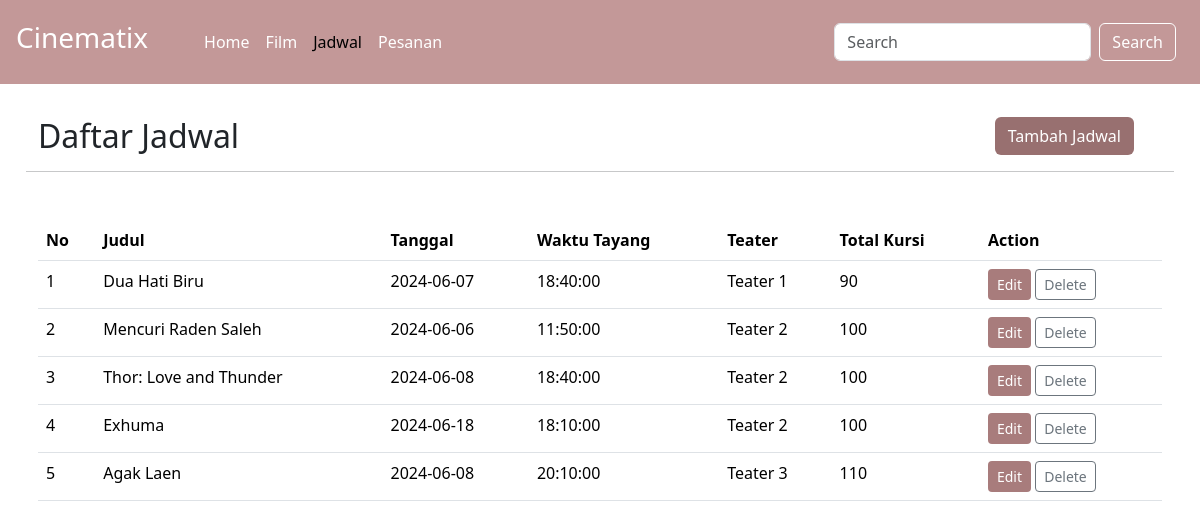
Page /tabel-jadwal.php on the committed database.
### tables this page shows
CREATE TABLE `jadwal` (
  `id_jadwal` int(11) NOT NULL,
  `id_film` int(11) DEFAULT NULL,
  `id_teater` int(11) DEFAULT NULL,
  `tanggal_tayang` date DEFAULT NULL,
  `waktu_tayang` time DEFAULT NULL,
  `kursi_tersedia` int(11) DEFAULT NULL
);

CREATE TABLE `film` (
  `id_film` int(11) NOT NULL,
  `judul` varchar(100) NOT NULL,
  `genre` varchar(50) DEFAULT NULL,
  `durasi` varchar(50) DEFAULT NULL,
  `sinopsis` text DEFAULT NULL,
  `poster` varchar(255) DEFAULT NULL
);

CREATE TABLE `teater` (
  `id_teater` int(11) NOT NULL,
  `nama` varchar(100) NOT NULL,
  `total_kursi` int(11) NOT NULL
);

### tabel-jadwal.php (the view, shortened to what this page needs)
<?php
include 'session/koneksi.php';
$query_mysql = mysqli_query($mysqli, "
    SELECT jadwal.*, film.judul, teater.nama, teater.total_kursi
    FROM jadwal
    JOIN film ON jadwal.id_film = film.id_film
    JOIN teater ON jadwal.id_teater = teater.id_teater
");
?>
<!DOCTYPE html>
<html lang="en">
<head>
    <link href="https://cdn.jsdelivr.net/npm/bootstrap@5.3.3/dist/css/bootstrap.min.css" rel="stylesheet">
    <link rel="stylesheet" href="https://cdnjs.cloudflare.com/ajax/libs/font-awesome/5.15.4/css/all.min.css">
    <link rel="stylesheet" href="https://cdnjs.cloudflare.com/ajax/libs/font-awesome/6.5.2/css/all.min.css" />
</head>
<body>
    <nav class="navbar navbar-expand-lg navbar-custom pe-2 pb-3 pt-3">
        <a class="navbar-brand me-5 ms-3" href="dashboard.php">
            <h3>Cinematix</h3>
        </a>
        <div class="collapse navbar-collapse" id="navbarSupportedContent">
            <ul class="navbar-nav me-auto mb-2 mb-lg-0">
                <li class="nav-item">
                    <a class="nav-link" aria-current="page" href="dashboard.php">Home</a>
                </li>
                <li class="nav-item">
                    <a class="nav-link" href="tabel-film.php">Film</a>
                </li>
                <li class="nav-item">
                    <a class="nav-link active" href="tabel-jadwal.php">Jadwal</a>
                </li>
                <li class="nav-item">
                    <a class="nav-link" href="#">Pesanan</a>
                </li>
            </ul>
            <form class="d-flex me-3" role="search" method="GET" action="">
                <input class="form-control me-2" type="search" name="search" placeholder="Search" aria-label="Search" value="<?php echo isset($_GET['search']) ? $_GET['search'] : ''; ?>">
                <button class="btn btn-outline-custom" type="submit">Search</button>
            </form>
        </div>
    </nav>
    <div class="container mb-3 p-2" >
        <div class="row">
            <div class="col-sm-10">
                <h2>Daftar Jadwal</h2>
            </div>
            <div class="col-sm-2">
                <a href="tambah_jadwal.php" class="btn mb-3" style="background-color: #987070; color:#ffffff;">Tambah Jadwal</a>
            </div>
            <hr>
        </div>
    </div>
    <div class="container my-2 p-2">
        <table class="table">
            <thead>
                <tr>
                    <th>No</th>
                    <th>Judul</th>
                    <th>Tanggal</th>
                    <th>Waktu Tayang</th>
                    <th>Teater</th>
                    <th>Total Kursi</th>
                    <th>Action</th>
                </tr>
            </thead>
            <tbody>
                <?php $no=1; while ($result = mysqli_fetch_assoc($query_mysql)) { ?>
                <tr>
                    <td><?= $no++; ?></td>
                    <td><?= $result['judul']; ?></td>
                    <td><?= $result['tanggal_tayang']; ?></td>
                    <td><?= $result['waktu_tayang']; ?></td>
                    <td><?= $result['nama']; ?></td>
                    <td><?= $result['total_kursi']; ?></td>
                    <td>
                        <a href="edit_jadwal.php?id=<?= $result['id_jadwal']; ?>" class="btn btn-sm" style="background-color: #A87C7C; color: #ffffff;">Edit</a>
                        <a href="?delete=<?= $result['id_jadwal']; ?>" class="btn btn-outline-secondary btn-sm "  onclick="return confirm('Apakah ingin menghapus data jadwal ini?')">Delete</a>
                    </td>
                </tr>
                <?php } ?>
            </tbody>
        </table>
    </div>
</body>
</html>

### tabel-jadwal.php (style rules this page uses)
.navbar-custom { background-color: #C39898; margin-bottom: 25px; }
.navbar-custom .navbar-brand, .navbar-custom .nav-link { color: #ffffff; }
.btn-outline-custom { border-color: #ffffff; color: #ffffff; }

### rows in the picture
jadwal: id_film.judul "Dua Hati Biru", tanggal_tayang "2024-06-07", waktu_tayang "18:40:00", id_teater.nama "Teater 1", id_teater.total_kursi "90"
jadwal: id_film.judul "Mencuri Raden Saleh", tanggal_tayang "2024-06-06", waktu_tayang "11:50:00", id_teater.nama "Teater 2", id_teater.total_kursi "100"
jadwal: id_film.judul "Thor: Love and Thunder", tanggal_tayang "2024-06-08", waktu_tayang "18:40:00", id_teater.nama "Teater 2", id_teater.total_kursi "100"
jadwal: id_film.judul "Exhuma", tanggal_tayang "2024-06-18", waktu_tayang "18:10:00", id_teater.nama "Teater 2", id_teater.total_kursi "100"
jadwal: id_film.judul "Agak Laen", tanggal_tayang "2024-06-08", waktu_tayang "20:10:00", id_teater.nama "Teater 3", id_teater.total_kursi "110"
